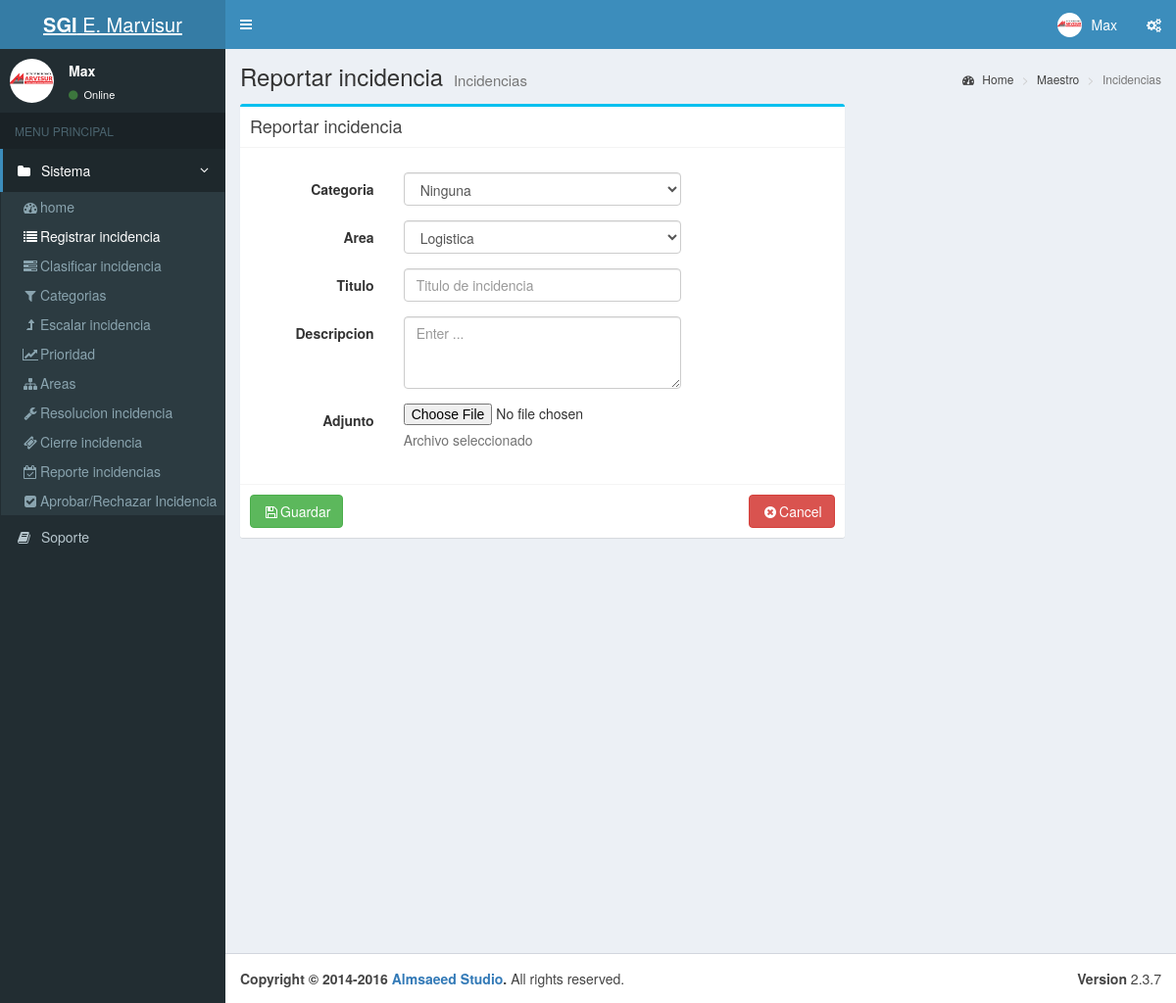
The app's page /index.php?c=incidencia&a=Crud (signed in) with its own data.
### tables this page shows
CREATE TABLE IF NOT EXISTS `menus` (
  `MENU_Id` int(11) NOT NULL,
  `MENU_Padre` varchar(45) DEFAULT NULL,
  `MENU_Nombre` varchar(100) DEFAULT NULL,
  `MENU_Descripcion` varchar(200) DEFAULT NULL,
  `MENU_NombreFormulario` varchar(50) DEFAULT NULL,
  `MENU_Icono` varchar(30) DEFAULT NULL,
  `MENU_FechaAuditoria` datetime DEFAULT NULL
);

### model/database.php (called while the page is built)
<?php
class Database
{
    public static function StartUp()
    {
        $pdo = new PDO('mysql:host=localhost;dbname=bd_incidencias;charset=utf8', 'root', '');
        $pdo->setAttribute(PDO::ATTR_ERRMODE, PDO::ERRMODE_EXCEPTION);
        return $pdo;
    }
}

### model/herramientas.php (called while the page is built, shortened)
<?php
class herramientas
{
	public function __CONSTRUCT()
	{
		try
		{
			$this->pdo = Database::StartUp();
		}
		catch(Exception $e)
		{
			die($e->getMessage());
		}
	}
	public function MenuValidacion($MenuPadre)
	{
		try
		{
			$stm = $this->pdo->prepare("SELECT
											M.MENU_Id,
											M.MENU_Padre,
											M.MENU_Nombre,
											M.MENU_NombreFormulario,
											M.MENU_Icono,
											R.ROL_Id,
											R.ROL_Nombre
											FROM
											menus M
											inner join permiso_rol PR on M.MENU_Id = PR.MENU_Id
											inner join rol R on PR.ROL_Id = R.ROL_Id
											WHERE
											PR.ROL_Id = ".$_SESSION['ROL_Id']."
											and MENU_Padre=?");
			$stm->execute(array($MenuPadre));
			return $stm->fetchAll(PDO::FETCH_OBJ);
		}
		catch(Exception $e)
		{
			die($e->getMessage());
		}
	}
public function MenuValidacionCabeceras()
	{
		try
		{
			$stm = $this->pdo->prepare("SELECT DISTINCT MENU_Padre FROM menus");
			$stm->execute();
			return $stm->fetchAll(PDO::FETCH_OBJ);
		}
		catch(Exception $e)
		{
			die($e->getMessage());
		}
	}
	public function ActiveMenus($ActiveMenu)
	{
		try
		{
			$stm = $this->pdo->prepare("SELECT MENU_Padre FROM menus where MENU_NombreFormulario = ?");
			$stm->execute(array($ActiveMenu));
			return $stm->fetchAll(PDO::FETCH_OBJ);
		}
		catch(Exception $e)
		{
			die($e->getMessage());
		}
	}
}

### model/incidencia.php (called while the page is built, shortened)
<?php
class incidencia
{
	public function __CONSTRUCT()
	{
		try
		{
			$this->pdo = Database::StartUp();
		}
		catch(Exception $e)
		{
			die($e->getMessage());
		}
	}
		public function SelectAreas()
			{
				try
				{
					$stm = $this->pdo->prepare("SELECT
												AREA_Id,
												AREA_Nombre
												 FROM areas");
					$stm->execute();
					return $stm->fetchAll(PDO::FETCH_OBJ);
				}
				catch(Exception $e)
				{
					die($e->getMessage());
				}
			}
			public function SelectCategorias()
			{
				try
				{
					$stm = $this->pdo->prepare("SELECT
												CATE_Id,
												CATE_Descripcion
												FROM categoria");
					$stm->execute();
					return $stm->fetchAll(PDO::FETCH_OBJ);
				}
				catch(Exception $e)
				{
					die($e->getMessage());
				}
			}
}

### view/incidencia/Registrar_incidencia-editar.php (the view, shortened to what this page needs)
<div class="content-wrapper">
  <section class="content-header">
    <h1>
        Reportar incidencia
      <small>Incidencias</small>
    </h1>
    <ol class="breadcrumb">
      <li><a href="#"><i class="fa fa-dashboard"></i> Home</a></li>
      <li><a href="#">Maestro</a></li>
      <li class="active">Incidencias</li>
    </ol>
  </section>
  <section class="content">
    <div class="row">
      <div class="col-md-8">
        <div class="box box-info">
          <div class="box-header with-border">
            <h3 class="box-title">Reportar incidencia </h3>
          </div>
            <form id="frm-generol" class="form-horizontal"  action="?c=incidencia&a=Guardar" method="post" enctype="multipart/form-data">
            <div class="box-body">
                      <div class="form-group">
                          <label for="CATE_Id" class="col-sm-3 control-label">Categoria</label>
                          <div class="col-sm-6">
                              <select class="form-control " name="CATE_Id"  id="CATE_Id">
                                   <?php foreach($this->model->SelectCategorias() as $r): ?>
                                   <option   <?php echo $incidencia->CATE_Id == $r->CATE_Id ? 'selected' : ''; ?> value=<?php echo $r->CATE_Id; ?>><?php echo $r->CATE_Descripcion; ?></option>
                                   <?php endforeach; ?>
                              </select>
                          </div>
                      </div>
                      <div class="form-group">
                          <label for="AREA_Id" class="col-sm-3 control-label">Area</label>
                          <div class="col-sm-6">
                              <select class="form-control " name="AREA_Id"  id="AREA_Id">
                                   <?php foreach($this->model->SelectAreas() as $r): ?>
                                   <option   <?php echo $incidencia->AREA_Id == $r->AREA_Id ? 'selected' : ''; ?> value=<?php echo $r->AREA_Id; ?>><?php echo $r->AREA_Nombre; ?></option>
                                   <?php endforeach; ?>
                              </select>
                          </div>
                      </div>
                       <div class="form-group">
                          <label  class="col-md-3 control-label">Titulo</label>
                          <div class="col-md-6">
                            <input type="text" class="form-control" id="INCI_Titulo" placeholder="Titulo de incidencia" name="INCI_Titulo" value="" data-validacion-tipo="requerido|min:3">
                          </div>
                          <div class="col-md-3">
                          </div>
                      </div>
                       <div class="form-group">
                          <label  class="col-md-3 control-label">Descripcion</label>
                          <div class="col-md-6">
                           <textarea id="INCI_Descripcion" name="INCI_Descripcion" class="form-control" rows="3" placeholder="Enter ..."></textarea>
                          </div>
                          <div class="col-md-3">
                          </div>
                      </div>
                       <div class="form-group">
                          <label  class="col-md-3 control-label">Adjunto</label>
                          <div class="col-md-6">
                             <input type="file" id="ControlSubeArchivos" accept="image/png, image/jpeg">
                              <p class="help-block">Archivo seleccionado</p>
                          </div>
                          <div class="col-md-3">
                          </div>
                      </div>
            </div>
            <div class="box-footer">
              <button class="btn btn-success pull-left"><i class="fa fa-fw fa-floppy-o"></i>Guardar</button>
              <a class="btn btn-danger pull-right" href="?c=segu_usuario"><i class="fa fa-fw fa-times-circle "></i>Cancel </a>
            </div>
          </form>
        </div>
      </div>
    </div>
  </section>
</div>

### view/header.php (shortened to what this page needs)
<!DOCTYPE html>
<html lang="es">
<head>
  <link rel="stylesheet" href="css/bootstrap/css/bootstrap.min.css">
  <link rel="stylesheet" href="//cdnjs.cloudflare.com/ajax/libs/font-awesome/4.5.0/css/font-awesome.min.css">
  <link rel="stylesheet" href="//cdnjs.cloudflare.com/ajax/libs/ionicons/2.0.1/css/ionicons.min.css">
  <link rel="stylesheet" href="css/dist/css/AdminLTE.min.css">
  <link rel="stylesheet" href="css/dist/css/skins/_all-skins.min.css">
  <link rel="stylesheet" href="css/plugins/datatables/dataTables.bootstrap.css">
  <link rel="stylesheet" href="assets/js/jquery-ui/jquery-ui.min.css" />
  <link rel="stylesheet" href="css/plugins/datatables/datatables.min.css">
  <link rel="stylesheet" href="css/plugins/datatables/fixedHeader.dataTables.min.css">
  <link rel="stylesheet" href="//cdnjs.cloudflare.com/ajax/libs/bootstrap-select/1.12.1/css/bootstrap-select.min.css">
  <link href="//maxcdn.bootstrapcdn.com/bootstrap/3.3.7/css/bootstrap.min.css" rel="stylesheet">
  <link href="css/fileinput/fileinput.css" media="all" rel="stylesheet" type="text/css"/>
      <link rel="stylesheet" href="css/plugins/datepicker/datepicker3.css">
</head>
<body class="hold-transition skin-blue sidebar-mini" >
  <div class="wrapper">
  <header class="main-header">
    <a href="index2.html" class="logo">
      <span class="logo-lg"><b>SGI</b> E. Marvisur</span>
    </a>
    <nav class="navbar navbar-static-top">
      <a href="#" class="sidebar-toggle" data-toggle="offcanvas" role="button">
      </a>
      <div class="navbar-custom-menu">
        <ul class="nav navbar-nav">
          <li class="dropdown user user-menu">
            <a href="#" class="dropdown-toggle" data-toggle="dropdown">
              <img src="<?php echo 'Recursos/Imagen/logo.png' ;?>" class="user-image" alt="User Image">
              <span class="hidden-xs"> <?php  echo  $_SESSION['USUA_Nombre'];?></span>
            </a>
          </li>
          <li>
            <a href="#" data-toggle="control-sidebar"><i class="fa fa-gears"></i></a>
          </li>
        </ul>
      </div>
    </nav>
  </header>
  <aside class="main-sidebar">
    <section class="sidebar">
      <div class="user-panel">
        <div class="pull-left image">
          <img src="<?php echo 'Recursos/Imagen/logo.png';?>" class="img-circle" alt="User Image">
        </div>
        <div class="pull-left info">
          <p><?php  echo  $_SESSION['USUA_Nombre'];?></p>
          <a href="#"><i class="fa fa-circle text-success"></i> Online</a>
        </div>
      </div>
      <ul class="sidebar-menu">
        <li class="header">MENU PRINCIPAL</li>
      <?php isset($_REQUEST['c'])?$active=$_REQUEST['c']:$active='';?>
        <?php foreach($this->herramientas->MenuValidacionCabeceras() as $t): ?>
           <?php foreach($this->herramientas->ActiveMenus($active) as $p): ?>
        <li class="<?php echo $p->MENU_Padre==$t->MENU_Padre? 'active' : '';?> treeview">
          <a href="#">
              <i class="fa fa-folder"></i> <span><?php echo $t->MENU_Padre; ?></span>
            <span class="pull-right-container">
              <i class="fa fa-angle-left pull-right"></i>
            </span>
          </a>
          <ul class="treeview-menu">
              <?php foreach($this->herramientas->MenuValidacion($t->MENU_Padre) as $r): ?>
              <li class="<?php echo $active == $r->MENU_NombreFormulario ? 'active' : ''; ?>"><a href="?c=<?php echo $r->MENU_NombreFormulario; ?>"><i class="<?php echo $r->MENU_Icono; ?>"></i><?php echo $r->MENU_Nombre; ?></a></li>
             <?php endforeach; ?>
          </ul>
        </li>
           <?php endforeach; ?>
        <?php endforeach; ?>
        <li><a href=""><i class="fa fa-book"></i> <span>Soporte</span></a></li>
    </section>
  </aside>

### records on screen
menus: MENU_Padre "Sistema", MENU_Nombre "Registrar incidencia"
menus: MENU_Nombre "home"
menus: MENU_Nombre "Clasificar incidencia"
menus: MENU_Nombre "Categorias"
menus: MENU_Nombre "Escalar incidencia"
menus: MENU_Nombre "Prioridad"
menus: MENU_Nombre "Areas"
menus: MENU_Nombre "Resolucion incidencia"
menus: MENU_Nombre "Cierre incidencia"
menus: MENU_Nombre "Reporte incidencias"
menus: MENU_Nombre "Aprobar/Rechazar Incidencia"

### other values on screen
$_SESSION['USUA_Nombre'] "Max"
form field CATE_Id "Ninguna"
form field AREA_Id "Logistica"
